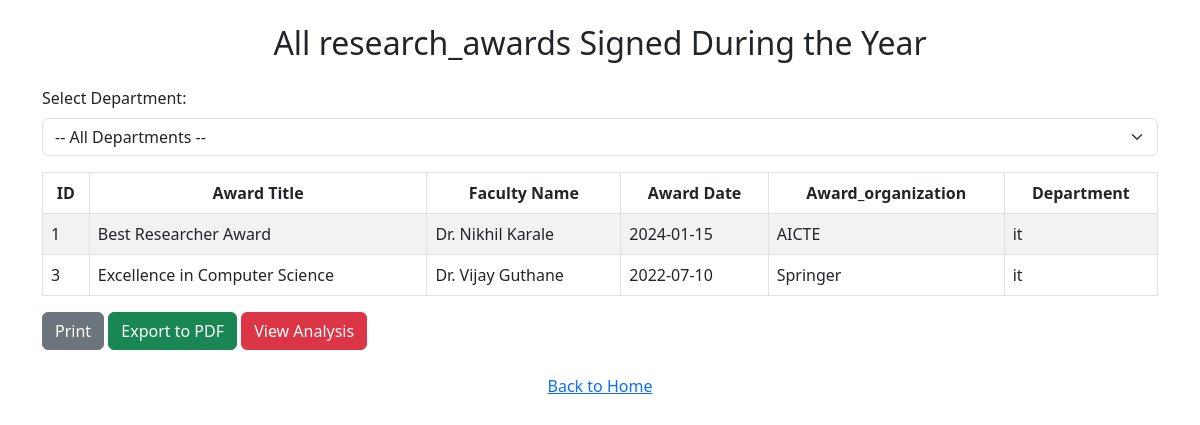
The page /principalresearch_awards.php on the database its author committed.
### tables this page shows
CREATE TABLE `research_awards` (
  `id` int NOT NULL AUTO_INCREMENT,
  `academic_year` varchar(10) NOT NULL,
  `faculty_name` varchar(255) NOT NULL,
  `department` varchar(100) NOT NULL,
  `award_name` varchar(255) NOT NULL,
  `award_organization` varchar(255) NOT NULL,
  `award_date` date NOT NULL,
  `proof_document` varchar(255) NOT NULL,
  `status` enum('0','1','2') DEFAULT '0',
  `created_at` timestamp NULL DEFAULT CURRENT_TIMESTAMP,
  PRIMARY KEY (`id`)
);

### principalresearch_awards.php (the view, shortened to what this page needs)
<?php
include('db_connect.php');
$selectedDepartment = isset($_GET['department']) ? $_GET['department'] : '';
if (!empty($selectedDepartment)) {
    $sql = "SELECT * FROM  research_awards WHERE status='1' AND department = ?";
    $stmt = $conn->prepare($sql);
    $stmt->bind_param("s", $selectedDepartment);
    $stmt->execute();
    $result = $stmt->get_result();
} else {
    $sql = "SELECT * FROM  research_awards WHERE status='1'";
    $result = $conn->query($sql);
}
$records = [];
if ($result->num_rows > 0) {
    while ($row = $result->fetch_assoc()) {
        $records[] = $row;
    }
}
?>
<!DOCTYPE html>
<html lang="en">
<head>
    <link href="https://cdn.jsdelivr.net/npm/bootstrap@5.3.0/dist/css/bootstrap.min.css" rel="stylesheet">
</head>
<body>
<div class="container my-4">
    <h2 class="text-center mb-4">All  research_awards Signed During the Year</h2>
    <form method="GET" action="principalresearch_awards.php" class="mb-3">
        <label for="department-dropdown" class="form-label">Select Department:</label>
        <select name="department" id="department-dropdown" class="form-select" onchange="this.form.submit()">
            <option value="">-- All Departments --</option>
        </select>
    </form>
    <?php if (empty($records)): ?>
        <div class="alert alert-warning text-center">No records found.</div>
    <?php else: ?>
        <div class="table-responsive">
            <table class="table table-bordered table-striped">
                <thead class=" text-center">
                    <th>ID</th>
                    <th>Award Title</th>
                    <th>Faculty Name</th>
                    <th>Award Date</th>
                    <th>Award_organization</th>
                    <th>Department</th>
                </thead>
                <tbody>
                    <?php foreach ($records as $record): ?>
                        <tr>
                            <td><?php echo htmlspecialchars($record['id']); ?></td>
                            <td><?php echo htmlspecialchars($record['award_name']); ?></td>
                            <td><?php echo htmlspecialchars($record['faculty_name']); ?></td>
                            <td><?php echo htmlspecialchars($record['award_date']); ?></td>
                            <td><?php echo htmlspecialchars($record['award_organization']); ?></td>
                            <td><?php echo htmlspecialchars($record['department']); ?></td>
                        </tr>
                    <?php endforeach; ?>
                </tbody>
            </table>
        </div>
           <button class="btn btn-secondary" onclick="window.open('analysis/Print_principal_award.php', '_blank')">Print</button>
            <button class="btn btn-success" onclick="window.open('analysis/awardexport_to_pdf.php', '_blank')">Export to PDF</button>
            <button class="btn btn-danger print-btn action-btn" onclick="window.open('analysis/awardAnalysis.php', '_blank')">View Analysis</button>
    <?php endif; ?>
</div>
<div class="text-center mt-3">
    <a href="principal_dashboard.php" >Back to Home</a>
</div>
</body>
</html>

### rows shown on the page
research_awards: id "1", award_name "Best Researcher Award", faculty_name "Dr. Nikhil Karale", award_date "2024-01-15", award_organization "AICTE", department "it"
research_awards: id "3", award_name "Excellence in Computer Science", faculty_name "Dr. Vijay Guthane", award_date "2022-07-10", award_organization "Springer", department "it"
